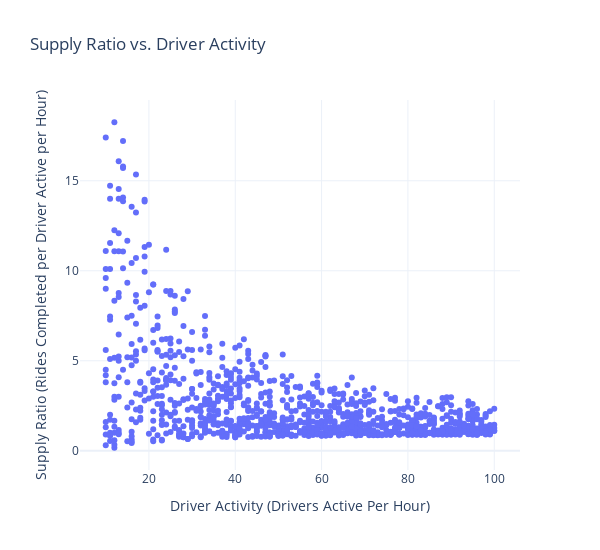

The notebook cell saved with this chart:
### Code cell
fig = go.Figure()
fig.add_trace(go.Scatter(x=df['Drivers Active Per Hour'], 
                         y=df['Supply Ratio'], mode='markers'))
fig.update_layout(
    title='Supply Ratio vs. Driver Activity',
    xaxis_title='Driver Activity (Drivers Active Per Hour)',
    yaxis_title='Supply Ratio (Rides Completed per Driver Active per Hour)',
    autosize = False,
    width = 600,
    height = 550
)
fig.show()

### Figure 1 — Plotly figure (JSON) as saved in the notebook; plotly's stock layout.template omitted (floating-point values rounded to 4 significant figures; data arrays with more than 128 entries replaced by an {"elided": "..."} marker saying what was removed)
{"data": [{"mode": "markers", "type": "scatter", "x": {"elided": "1045 int values"}, "y": {"elided": "1045 float values"}}], "layout": {"autosize": false, "height": 550, "title": {"text": "Supply Ratio vs. Driver Activity"}, "width": 600, "xaxis": {"autorange": true, "range": [4.035, 106.0], "title": {"text": "Driver Activity (Drivers Active Per Hour)"}, "type": "linear"}, "yaxis": {"autorange": true, "range": [-1.069, 19.49], "title": {"text": "Supply Ratio (Rides Completed per Driver Active per Hour)"}, "type": "linear"}}}
